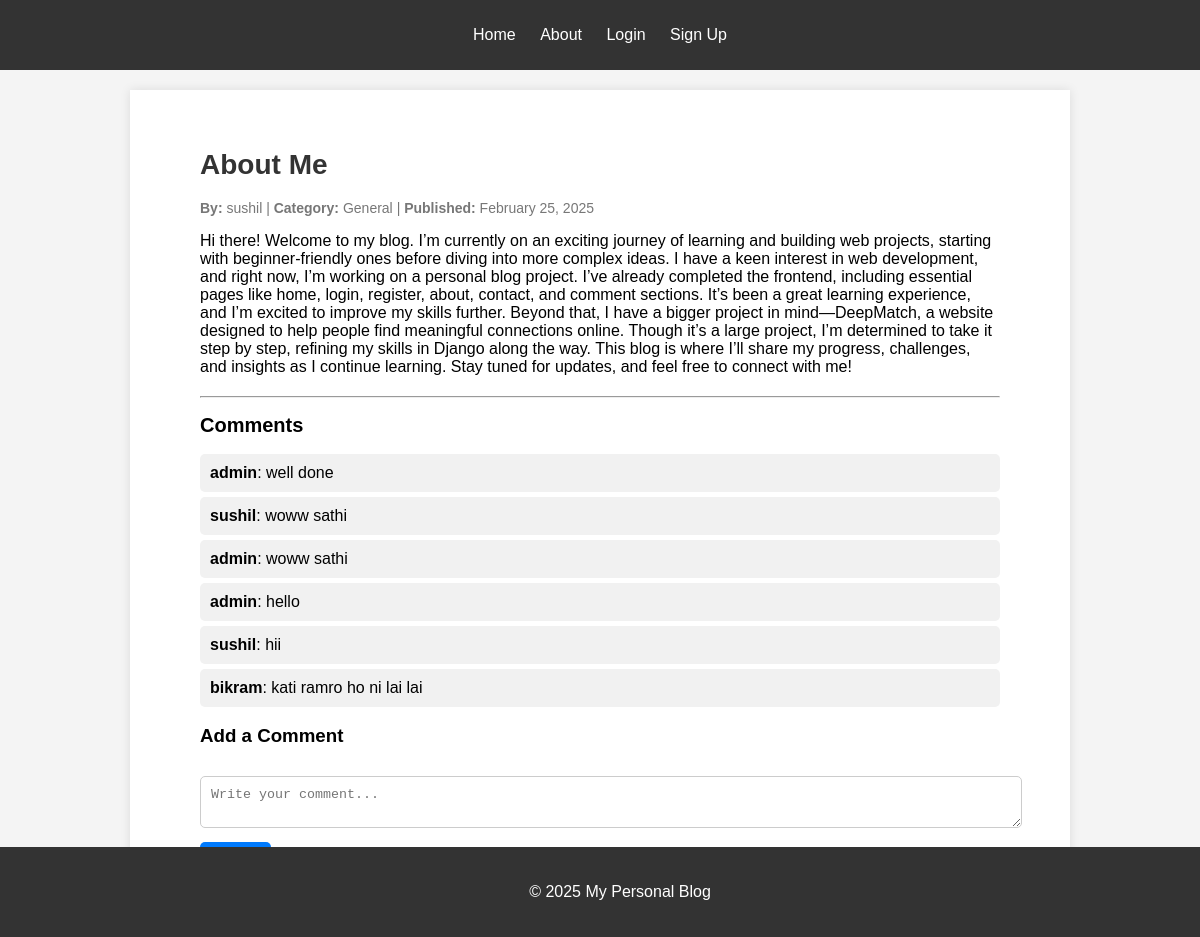
Page /blog/1/ on the committed database.
### blog/models.py (models this page shows, shortened)
class BlogPost(models.Model):
    title = models.CharField(max_length=255)
    content = models.TextField()
    author = models.ForeignKey(User, on_delete=models.CASCADE)
    created_at = models.DateTimeField(auto_now_add=True)
    category = models.CharField(max_length=100, default='General')

class Comment(models.Model):
    post = models.ForeignKey(BlogPost, related_name='comments', on_delete=models.CASCADE)
    author = models.ForeignKey(User, on_delete=models.CASCADE)
    content = models.TextField()
    created_at = models.DateTimeField(auto_now_add=True)

### blog/views.py (the view)
# urls.py: path('<int:pk>/', blog_detail, name='blog_detail'),
def blog_detail(request, pk):
    post = get_object_or_404(BlogPost, pk=pk)
    if request.method == "POST":
        content = request.POST.get('comment')
        if content:
            Comment.objects.create(post=post, author=request.user, content=content)
    return render(request, 'blog/blog_detail.html', {'post': post})

### blog/templates/blog/blog_detail.html (shortened to what this page needs)
{% extends 'base.html' %}
{% load static %}
{% block content %}
    <div class="blog-detail">
        <h1>{{ post.title }}</h1>
        <p class="blog-meta">
            <strong>By:</strong> {{ post.author }} |
            <strong>Category:</strong> {{ post.category }} |
            <strong>Published:</strong> {{ post.created_at|date:"F d, Y" }}
        </p>
        <p>{{ post.content }}</p>
        <hr>
        <h2>Comments</h2>
        <ul>
            {% for comment in post.comments.all %}
                <li><strong>{{ comment.author }}</strong>: {{ comment.content }}</li>
            {% endfor %}
        </ul>
        <h3>Add a Comment</h3>
        <form method="POST">
            <textarea name="comment" placeholder="Write your comment..." required></textarea>
            <button type="submit">Submit</button>
        </form>
    </div>
{% endblock %}

### templates/base.html (shortened to what this page needs)
{% load static %}
<!DOCTYPE html>
<html lang="en">
<head>
    <link rel="stylesheet" href="{% static 'css/style.css' %}">
</head>
<body>
    <header>
        <nav>
            <ul>
                <li><a href="/">Home</a></li>
                <li><a href="{% url 'about' %}">About</a></li>
                {% if user.is_authenticated %}
                {% comment %} <li><a href="{% url 'blog_list' %}">Blog</a></li> {% endcomment %}
                <li><a href="{% url 'user_logout' %}">Logout</a></li>
                <li><a href="http://127.0.0.1:8000/admin/">Admin</a></li>
                {% else %}
                    <li><a href="{% url 'user_login' %}">Login</a></li>
                    <li><a href="{% url 'register' %}">Sign Up</a></li>
                {% endif %}
            </ul>
        </nav>
    </header>
    <div class="content">
        {% block content %}{% endblock %}
    </div>
    <footer>
        <p>&copy; 2025 My Personal Blog</p>
    </footer>
</body>
</html>

### static/css/style.css (style rules this page uses)
body { font-family: Arial, sans-serif; margin: 0; padding: 0; background-color: #f4f4f4; }
header { background-color: #333; color: white; padding: 10px 0; text-align: center; }
header nav ul { list-style-type: none; padding: 0; }
header nav ul li { display: inline; margin: 0 10px; }
header nav ul li a { color: white; text-decoration: none; font-size: 16px; }
.content { padding: 20px; background-color: white; margin: 20px auto; max-width: 900px; box-shadow: 0 0 10px rgba(0, 0, 0, 0.1); }
footer { text-align: center; padding: 20px; background-color: #333; color: white; position: fixed; bottom: 0; width: 100%; }
h1 { font-size: 24px; color: #333; }
h2 { font-size: 20px; }
.blog-detail { max-width: 800px; margin: auto; padding: 20px; }
.blog-detail h1 { font-size: 28px; }
.blog-meta { font-size: 14px; color: #777; }
hr { margin-top: 20px; }
.blog-detail ul { list-style-type: none; padding: 0; }
.blog-detail li { background: #f1f1f1; padding: 10px; margin-bottom: 5px; border-radius: 5px; }
.blog-detail textarea { width: 100%; padding: 10px; margin-top: 10px; border: 1px solid #ccc; border-radius: 5px; }
.blog-detail button { background: #007BFF; color: white; padding: 10px 15px; border: none; cursor: pointer; border-radius: 5px; margin-top: 10px; }

### rows in the picture
BlogPost: title "About Me", author "sushil", category "General", created_at "February 25, 2025", content "Hi there! Welcome to my blog. I’m currently on an exciting journey of learning and building web projects, starting with beginner-friendly ones before diving into more complex ideas. I have a keen interest in web development, and right now, I’m working on a personal blog project. I’ve already completed the frontend, including essential pages like home, login, register, about, contact, and comment sections. It’s been a great learning experience, and I’m excited to improve my skills further. Beyond that, I have a bigger project in mind—DeepMatch, a website designed to help people find meaningful connections online. Though it’s a large project, I’m determined to take it step by step, refining…"
Comment: author "admin", content "well done"
Comment: author "sushil", content "woww sathi"
Comment: author "admin", content "woww sathi"
Comment: author "admin", content "hello"
Comment: author "sushil", content "hii"
Comment: author "bikram", content "kati ramro ho ni lai lai"
